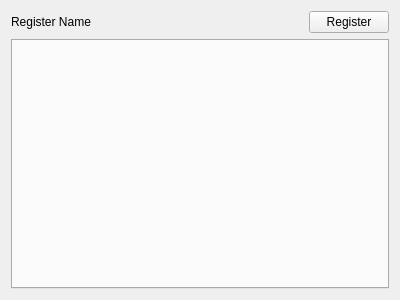
<?xml version="1.0" encoding="UTF-8"?>
<ui version="4.0">
 <class>RegisterDirWidget</class>
 <widget class="QWidget" name="RegisterDirWidget">
  <property name="geometry">
   <rect>
    <x>0</x>
    <y>0</y>
    <width>400</width>
    <height>300</height>
   </rect>
  </property>
  <property name="windowTitle">
   <string>RegisterDirWidget</string>
  </property>
  <layout class="QVBoxLayout" name="verticalLayout">
   <item>
    <layout class="QHBoxLayout" name="horizontalLayout">
     <item>
      <widget class="QLabel" name="RegisterName">
       <property name="sizePolicy">
        <sizepolicy hsizetype="Preferred" vsizetype="Preferred">
         <horstretch>1</horstretch>
         <verstretch>0</verstretch>
        </sizepolicy>
       </property>
       <property name="text">
        <string>Register Name</string>
       </property>
      </widget>
     </item>
     <item>
      <widget class="QPushButton" name="Register">
       <property name="text">
        <string>Register</string>
       </property>
      </widget>
     </item>
    </layout>
   </item>
   <item>
    <widget class="QTabWidget" name="RegisterTab"/>
   </item>
  </layout>
 </widget>
 <layoutdefault spacing="6" margin="11"/>
 <resources/>
 <connections/>
</ui>
